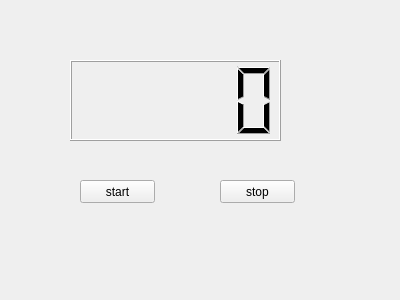
<?xml version="1.0" encoding="UTF-8"?>
<ui version="4.0">
 <class>Widget</class>
 <widget class="QWidget" name="Widget">
  <property name="geometry">
   <rect>
    <x>0</x>
    <y>0</y>
    <width>400</width>
    <height>300</height>
   </rect>
  </property>
  <property name="windowTitle">
   <string>Widget</string>
  </property>
  <widget class="QLCDNumber" name="lcdNumber">
   <property name="geometry">
    <rect>
     <x>70</x>
     <y>60</y>
     <width>211</width>
     <height>81</height>
    </rect>
   </property>
  </widget>
  <widget class="QPushButton" name="pushButtonStart">
   <property name="geometry">
    <rect>
     <x>80</x>
     <y>180</y>
     <width>75</width>
     <height>23</height>
    </rect>
   </property>
   <property name="text">
    <string>start</string>
   </property>
  </widget>
  <widget class="QPushButton" name="pushButtonStop">
   <property name="geometry">
    <rect>
     <x>220</x>
     <y>180</y>
     <width>75</width>
     <height>23</height>
    </rect>
   </property>
   <property name="text">
    <string>stop</string>
   </property>
  </widget>
 </widget>
 <layoutdefault spacing="6" margin="11"/>
 <resources/>
 <connections/>
</ui>
